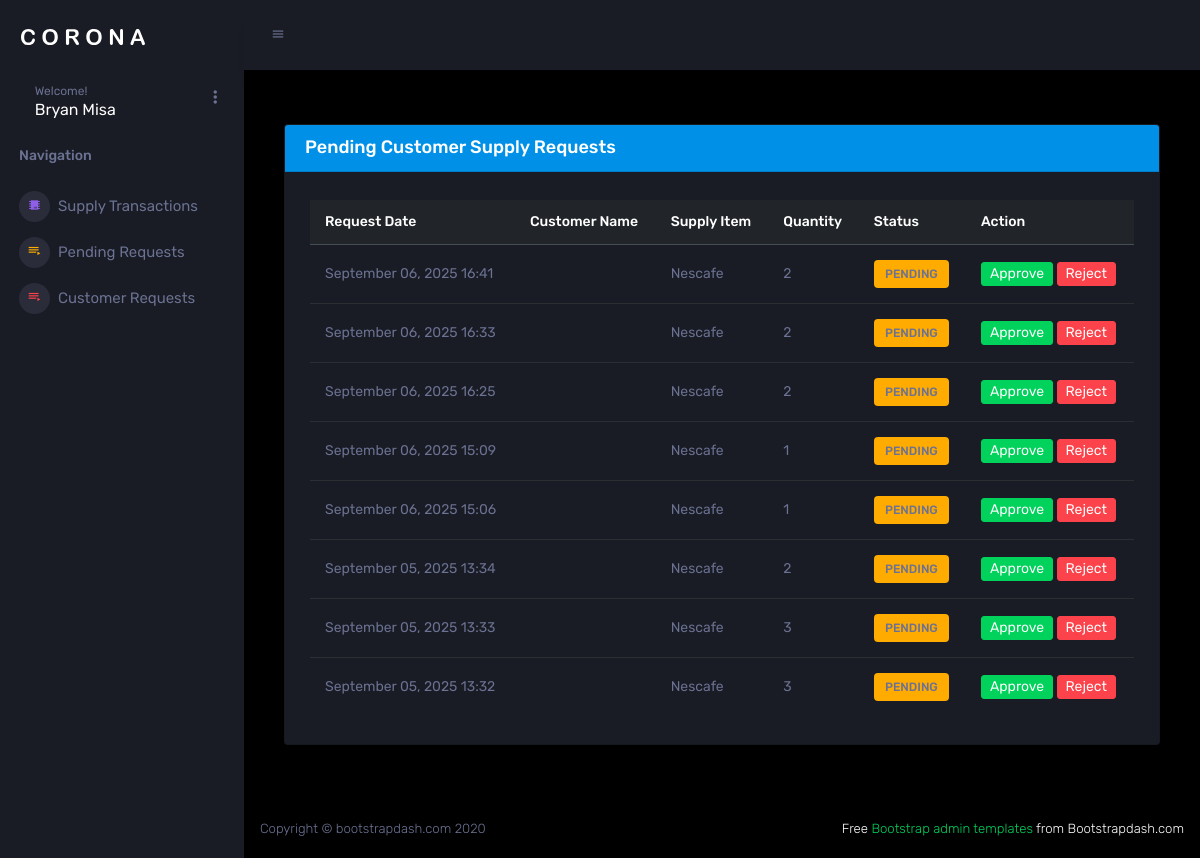
Before: /supplymanager/supply-requests/pending/ (signed in) with the older database file.
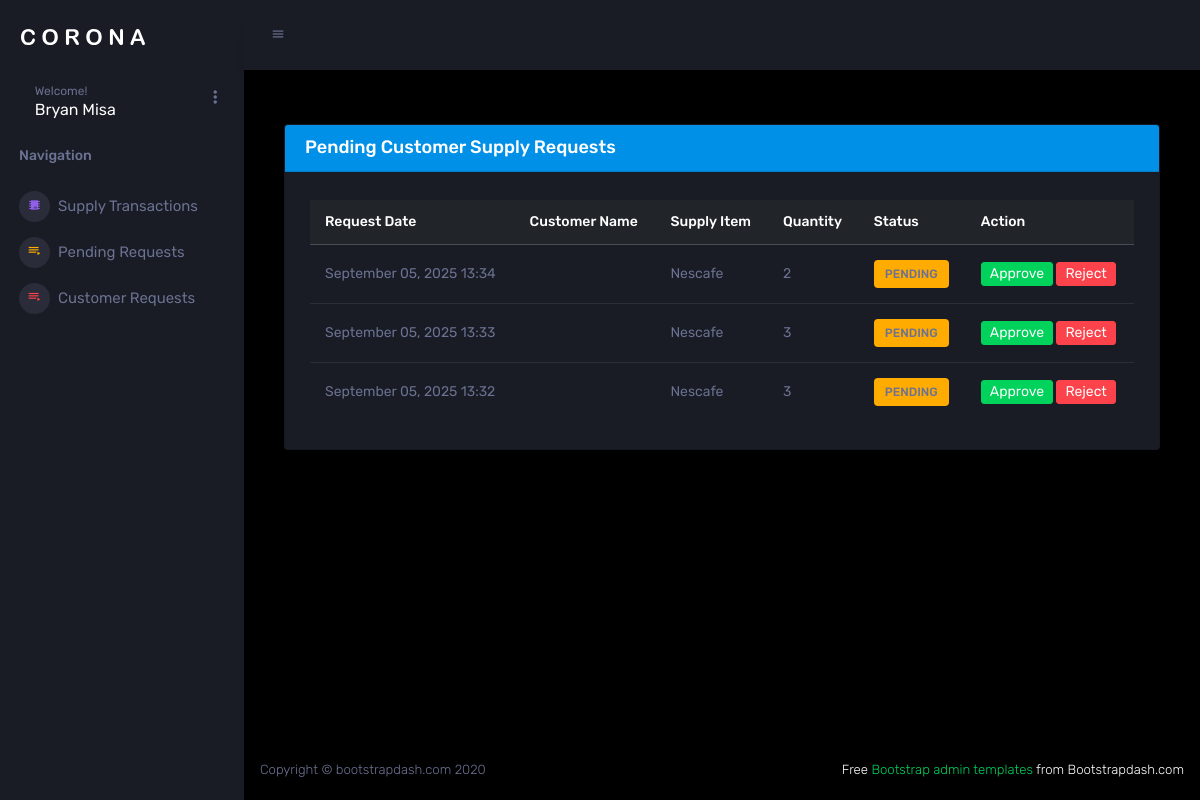
After: the same page with the newer database file.
### supply/models.py (models this page shows, shortened)
class SupplyItemRequest(models.Model):
    supply_item = models.ForeignKey(SupplyItem, on_delete=models.CASCADE)
    customer = models.ForeignKey(CustomerProfile, on_delete=models.CASCADE, default=None, null=True)
    quantity = models.PositiveIntegerField()
    request_date = models.DateTimeField(auto_now_add=True)
    status = models.CharField(
        max_length=20,
        choices=[
            ('PROCESSING', 'Processing'),
            ('COMPLETED', 'Completed'),
            ('REJECTED', 'Rejected'),
            ('FOR_DELIVERY', 'For Delivery'),
            ('DELIVERED', 'Delivered'),
        ],
        default='PENDING'
    )

class SupplyItem(models.Model):
    STATUS_CHOICES = [
        ('ACTIVE', 'Active'),
        ('INACTIVE', 'Inactive'),
        ('DISCONTINUED', 'Discontinued'),
    ]
    item_id = models.CharField(max_length=100, unique=True)  # SKU or barcode
    name = models.CharField(max_length=255)
    quantity = models.PositiveIntegerField(default=0)
    description = models.TextField(blank=True, null=True)
    category = models.CharField(max_length=100)
    unit_of_measure = models.CharField(max_length=50)
    reorder_level = models.PositiveIntegerField(default=10)
    unit_cost = models.DecimalField(max_digits=10, decimal_places=2)
    status = models.CharField(max_length=20, choices=STATUS_CHOICES, default='active')
    supply_image = models.ImageField(upload_to='supply_images/', blank=True, null=True)
    lead_time_days = models.PositiveIntegerField(default=7)
    expiration_date = models.DateField(blank=True, null=True)
    date_added = models.DateTimeField(auto_now_add=True)
    last_updated = models.DateTimeField(auto_now=True)
    created_at = models.DateTimeField(auto_now_add=True)
    updated_at = models.DateTimeField(auto_now=True)
    class Meta:
        ordering = ['name']
        verbose_name = 'Supply Item'
        verbose_name_plural = 'Supply Items'

### supply/views.py (the view)
class CustomerPendingRequestListView(LoginRequiredMixin, UserPassesTestMixin, ListView):
    model = SupplyItemRequest
    template_name = 'supply_manager/customer_related/pending_customer_request.html'
    context_object_name = 'pending_requests'
    def test_func(self):
        return self.request.user.user_type == 'supply_manager'
    def get_queryset(self):
        return SupplyItemRequest.objects.filter(
            status='PENDING'
        ).order_by('-request_date')

### assets/templates/supply_manager/customer_related/pending_customer_request.html (shortened to what this page needs)
{% extends "base/base.html" %}
{% block content %}
<div class="container mt-4">
    <div class="card shadow-lg">
        <div class="card-header bg-primary text-white">
            <h4 class="mb-0">Pending Customer Supply Requests</h4>
        </div>
        <div class="card-body">
            {% if pending_requests %}
                <div class="table-responsive">
                    <table class="table table-hover">
                        <thead class="thead-dark">
                            <tr>
                                <th>Request Date</th>
                                <th>Customer Name</th>
                                <th>Supply Item</th>
                                <th>Quantity</th>
                                <th>Status</th>
                                <th>Action</th>
                            </tr>
                        </thead>
                        <tbody>
                            {% for request in pending_requests %}
                                <tr>
                                    <td>{{ request.request_date|date:"F d, Y H:i" }}</td>
                                    <td>{{ request.customer.get_full_name }}</td>
                                    <td>{{ request.supply_item.name }}</td>
                                    <td>{{ request.quantity }}</td>
                                    <td>
                                        <span class="badge {% if request.status == 'PENDING' %}bg-warning
                                                     {% elif request.status == 'APPROVED' %}bg-success
                                                     {% elif request.status == 'REJECTED' %}bg-danger
                                                     {% endif %}">
                                            {{ request.status }}
                                        </span>
                                    </td>
                                    <td>
                                        <a href="{% url 'supply:approve_request' request.id %}" class="btn btn-sm btn-success">Approve</a>
                                        <a href="{% url 'supply:reject_request' request.id %}" class="btn btn-sm btn-danger">Reject</a>
                                    </td>
                                </tr>
                            {% endfor %}
                        </tbody>
                    </table>
                </div>
            {% else %}
                <div class="alert alert-info">
                    There are no pending customer supply requests at the moment.
                </div>
            {% endif %}
        </div>
    </div>
</div>
{% endblock content %}

Changed rows visible on the page:
no longer on this page (row edited): SupplyItemRequest: request_date "September 06, 2025 16:41", supply_item.name "Nescafe", quantity "2", status "PENDING"
no longer on this page (row edited): SupplyItemRequest: request_date "September 06, 2025 16:33", supply_item.name "Nescafe", quantity "2", status "PENDING"
no longer on this page (row edited): SupplyItemRequest: request_date "September 06, 2025 16:25", supply_item.name "Nescafe", quantity "2", status "PENDING"
no longer on this page (row edited): SupplyItemRequest: request_date "September 06, 2025 15:09", supply_item.name "Nescafe", quantity "1", status "PENDING"
no longer on this page (row edited): SupplyItemRequest: request_date "September 06, 2025 15:06", supply_item.name "Nescafe", quantity "1", status "PENDING"
